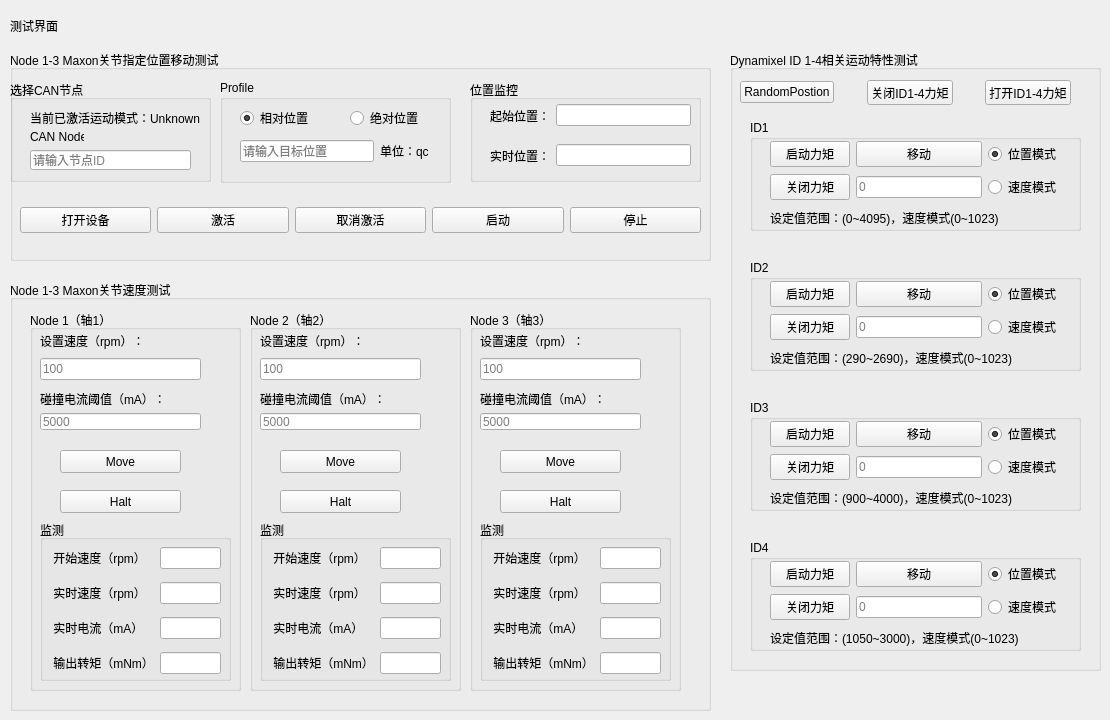
    <widget class="QWidget" name="Test_Page">
     <widget class="QLabel" name="label_13">
      <property name="geometry">
       <rect>
        <x>10</x>
        <y>20</y>
        <width>54</width>
        <height>12</height>
       </rect>
      </property>
      <property name="text">
       <string>测试界面</string>
      </property>
     </widget>
     <widget class="QGroupBox" name="groupBox_4">
      <property name="geometry">
       <rect>
        <x>730</x>
        <y>50</y>
        <width>371</width>
        <height>621</height>
       </rect>
      </property>
      <property name="title">
       <string>Dynamixel ID 1-4相关运动特性测试</string>
      </property>
      <widget class="QGroupBox" name="groupBox_23">
       <property name="geometry">
        <rect>
         <x>20</x>
         <y>70</y>
         <width>331</width>
         <height>111</height>
        </rect>
       </property>
       <property name="title">
        <string>ID1</string>
       </property>
       <widget class="QLabel" name="label_80">
        <property name="geometry">
         <rect>
          <x>20</x>
          <y>90</y>
          <width>251</width>
          <height>16</height>
         </rect>
        </property>
        <property name="text">
         <string>设定值范围：(0~4095)，速度模式(0~1023)</string>
        </property>
       </widget>
       <widget class="QWidget" name="layoutWidget">
        <property name="geometry">
         <rect>
          <x>20</x>
          <y>20</y>
          <width>291</width>
          <height>61</height>
         </rect>
        </property>
        <layout class="QGridLayout" name="gridLayout_13">
         <item row="0" column="0">
          <widget class="QPushButton" name="ID1TorgueEnable">
           <property name="text">
            <string>启动力矩</string>
           </property>
          </widget>
         </item>
         <item row="0" column="1">
          <widget class="QPushButton" name="ID1Move">
           <property name="text">
            <string>移动</string>
           </property>
          </widget>
         </item>
         <item row="0" column="2">
          <widget class="QRadioButton" name="ID1PosMode">
           <property name="text">
            <string>位置模式</string>
           </property>
           <property name="checked">
            <bool>true</bool>
           </property>
          </widget>
         </item>
         <item row="1" column="1">
          <widget class="QLineEdit" name="ID1PosValue">
           <property name="placeholderText">
            <string>0</string>
           </property>
          </widget>
         </item>
         <item row="1" column="2">
          <widget class="QRadioButton" name="ID1VelocityMode">
           <property name="text">
            <string>速度模式</string>
           </property>
          </widget>
         </item>
         <item row="1" column="0">
          <widget class="QPushButton" name="ID1TorgueDisable">
           <property name="text">
            <string>关闭力矩</string>
           </property>
          </widget>
         </item>
        </layout>
       </widget>
      </widget>
      <widget class="QGroupBox" name="groupBox_24">
       <property name="geometry">
        <rect>
         <x>20</x>
         <y>210</y>
         <width>331</width>
         <height>111</height>
        </rect>
       </property>
       <property name="title">
        <string>ID2</string>
       </property>
       <widget class="QWidget" name="layoutWidget_16">
        <property name="geometry">
         <rect>
          <x>20</x>
          <y>20</y>
          <width>291</width>
          <height>61</height>
         </rect>
        </property>
        <layout class="QGridLayout" name="gridLayout_14">
         <item row="0" column="0">
          <widget class="QPushButton" name="ID2TorgueEnable">
           <property name="text">
            <string>启动力矩</string>
           </property>
          </widget>
         </item>
         <item row="0" column="1">
          <widget class="QPushButton" name="ID2Move">
           <property name="text">
            <string>移动</string>
           </property>
          </widget>
         </item>
         <item row="0" column="2">
          <widget class="QRadioButton" name="ID2PosMode">
           <property name="text">
            <string>位置模式</string>
           </property>
           <property name="checked">
            <bool>true</bool>
           </property>
          </widget>
         </item>
         <item row="1" column="1">
          <widget class="QLineEdit" name="ID2PosValue">
           <property name="placeholderText">
            <string>0</string>
           </property>
          </widget>
         </item>
         <item row="1" column="2">
          <widget class="QRadioButton" name="ID2VelocityMode">
           <property name="text">
            <string>速度模式</string>
           </property>
          </widget>
         </item>
         <item row="1" column="0">
          <widget class="QPushButton" name="ID2TorgueDisable">
           <property name="text">
            <string>关闭力矩</string>
           </property>
          </widget>
         </item>
        </layout>
       </widget>
       <widget class="QLabel" name="label_81">
        <property name="geometry">
         <rect>
          <x>20</x>
          <y>90</y>
          <width>251</width>
          <height>16</height>
         </rect>
        </property>
        <property name="text">
         <string>设定值范围：(290~2690)，速度模式(0~1023)</string>
        </property>
       </widget>
      </widget>
      <widget class="QGroupBox" name="groupBox_25">
       <property name="geometry">
        <rect>
         <x>20</x>
         <y>350</y>
         <width>331</width>
         <height>111</height>
        </rect>
       </property>
       <property name="title">
        <string>ID3</string>
       </property>
       <widget class="QWidget" name="layoutWidget_17">
        <property name="geometry">
         <rect>
          <x>20</x>
          <y>20</y>
          <width>291</width>
          <height>61</height>
         </rect>
        </property>
        <layout class="QGridLayout" name="gridLayout_15">
         <item row="0" column="0">
          <widget class="QPushButton" name="ID3TorgueEnable">
           <property name="text">
            <string>启动力矩</string>
           </property>
          </widget>
         </item>
         <item row="0" column="1">
          <widget class="QPushButton" name="ID3Move">
           <property name="text">
            <string>移动</string>
           </property>
          </widget>
         </item>
         <item row="0" column="2">
          <widget class="QRadioButton" name="ID3PosMode">
           <property name="text">
            <string>位置模式</string>
           </property>
           <property name="checked">
            <bool>true</bool>
           </property>
          </widget>
         </item>
         <item row="1" column="1">
          <widget class="QLineEdit" name="ID3PosValue">
           <property name="placeholderText">
            <string>0</string>
           </property>
          </widget>
         </item>
         <item row="1" column="2">
          <widget class="QRadioButton" name="ID3VelocityMode">
           <property name="text">
            <string>速度模式</string>
           </property>
          </widget>
         </item>
         <item row="1" column="0">
          <widget class="QPushButton" name="ID3TorgueDisable">
           <property name="text">
            <string>关闭力矩</string>
           </property>
          </widget>
         </item>
        </layout>
       </widget>
       <widget class="QLabel" name="label_82">
        <property name="geometry">
         <rect>
          <x>20</x>
          <y>90</y>
          <width>251</width>
          <height>16</height>
         </rect>
        </property>
        <property name="text">
         <string>设定值范围：(900~4000)，速度模式(0~1023)</string>
        </property>
       </widget>
      </widget>
      <widget class="QGroupBox" name="groupBox_26">
       <property name="geometry">
        <rect>
         <x>20</x>
         <y>490</y>
         <width>331</width>
         <height>111</height>
        </rect>
       </property>
       <property name="title">
        <string>ID4</string>
       </property>
       <widget class="QWidget" name="layoutWidget_18">
        <property name="geometry">
         <rect>
          <x>20</x>
          <y>20</y>
          <width>291</width>
          <height>61</height>
         </rect>
        </property>
        <layout class="QGridLayout" name="gridLayout_16">
         <item row="0" column="0">
          <widget class="QPushButton" name="ID4TorgueEnable">
           <property name="text">
            <string>启动力矩</string>
           </property>
          </widget>
         </item>
         <item row="0" column="1">
          <widget class="QPushButton" name="ID4Move">
           <property name="text">
            <string>移动</string>
           </property>
          </widget>
         </item>
         <item row="0" column="2">
          <widget class="QRadioButton" name="ID4PosMode">
           <property name="text">
            <string>位置模式</string>
           </property>
           <property name="checked">
            <bool>true</bool>
           </property>
          </widget>
         </item>
         <item row="1" column="1">
          <widget class="QLineEdit" name="ID4PosValue">
           <property name="placeholderText">
            <string>0</string>
           </property>
          </widget>
         </item>
         <item row="1" column="2">
          <widget class="QRadioButton" name="ID4VelocityMode">
           <property name="text">
            <string>速度模式</string>
           </property>
          </widget>
         </item>
         <item row="1" column="0">
          <widget class="QPushButton" name="ID4TorgueDisable">
           <property name="text">
            <string>关闭力矩</string>
           </property>
          </widget>
         </item>
        </layout>
       </widget>
       <widget class="QLabel" name="label_83">
        <property name="geometry">
         <rect>
          <x>20</x>
          <y>90</y>
          <width>261</width>
          <height>16</height>
         </rect>
        </property>
        <property name="text">
         <string>设定值范围：(1050~3000)，速度模式(0~1023)</string>
        </property>
       </widget>
      </widget>
      <widget class="QWidget" name="layoutWidget">
       <property name="geometry">
        <rect>
         <x>10</x>
         <y>30</y>
         <width>331</width>
         <height>25</height>
        </rect>
       </property>
       <layout class="QHBoxLayout" name="horizontalLayout_4">
        <item>
         <widget class="QPushButton" name="MoveButton">
          <property name="text">
           <string>RandomPostion</string>
          </property>
         </widget>
        </item>
        <item>
         <spacer name="horizontalSpacer_6">
          <property name="orientation">
           <enum>Qt::Horizontal</enum>
          </property>
          <property name="sizeHint" stdset="0">
           <size>
            <width>18</width>
            <height>20</height>
           </size>
          </property>
         </spacer>
        </item>
        <item>
         <widget class="QPushButton" name="disableTorque">
          <property name="text">
           <string>关闭ID1-4力矩</string>
          </property>
         </widget>
        </item>
        <item>
         <spacer name="horizontalSpacer_7">
          <property name="orientation">
           <enum>Qt::Horizontal</enum>
          </property>
          <property name="sizeHint" stdset="0">
           <size>
            <width>13</width>
            <height>20</height>
           </size>
          </property>
         </spacer>
        </item>
        <item>
         <widget class="QPushButton" name="enableTorque">
          <property name="text">
           <string>打开ID1-4力矩</string>
          </property>
         </widget>
        </item>
       </layout>
      </widget>
     </widget>
     <widget class="QGroupBox" name="groupBox_32">
      <property name="geometry">
       <rect>
        <x>10</x>
        <y>50</y>
        <width>701</width>
        <height>211</height>
       </rect>
      </property>
      <property name="title">
       <string>Node 1-3 Maxon关节指定位置移动测试</string>
      </property>
      <widget class="QGroupBox" name="groupBox">
       <property name="geometry">
        <rect>
         <x>0</x>
         <y>30</y>
         <width>201</width>
         <height>102</height>
        </rect>
       </property>
       <property name="title">
        <string>选择CAN节点</string>
       </property>
       <widget class="QLabel" name="label_2">
        <property name="geometry">
         <rect>
          <x>20</x>
          <y>30</y>
          <width>241</width>
          <height>16</height>
         </rect>
        </property>
        <property name="text">
         <string>当前已激活运动模式：Unknown</string>
        </property>
       </widget>
       <widget class="QLabel" name="label_3">
        <property name="geometry">
         <rect>
          <x>20</x>
          <y>50</y>
          <width>54</width>
          <height>12</height>
         </rect>
        </property>
        <property name="text">
         <string>CAN Node：</string>
        </property>
       </widget>
       <widget class="QLineEdit" name="IDEdit">
        <property name="geometry">
         <rect>
          <x>20</x>
          <y>70</y>
          <width>161</width>
          <height>20</height>
         </rect>
        </property>
        <property name="placeholderText">
         <string>请输入节点ID</string>
        </property>
       </widget>
      </widget>
      <widget class="QGroupBox" name="groupBox_2">
       <property name="geometry">
        <rect>
         <x>210</x>
         <y>30</y>
         <width>231</width>
         <height>103</height>
        </rect>
       </property>
       <property name="title">
        <string>Profile</string>
       </property>
       <widget class="QRadioButton" name="Relative">
        <property name="geometry">
         <rect>
          <x>20</x>
          <y>30</y>
          <width>89</width>
          <height>16</height>
         </rect>
        </property>
        <property name="text">
         <string>相对位置</string>
        </property>
        <property name="checked">
         <bool>true</bool>
        </property>
       </widget>
       <widget class="QRadioButton" name="Absolute">
        <property name="geometry">
         <rect>
          <x>130</x>
          <y>30</y>
          <width>89</width>
          <height>16</height>
         </rect>
        </property>
        <property name="text">
         <string>绝对位置</string>
        </property>
       </widget>
       <widget class="QWidget" name="layoutWidget">
        <property name="geometry">
         <rect>
          <x>20</x>
          <y>60</y>
          <width>189</width>
          <height>22</height>
         </rect>
        </property>
        <layout class="QHBoxLayout" name="horizontalLayout_9">
         <item>
          <widget class="QLineEdit" name="TargetEdit">
           <property name="placeholderText">
            <string>请输入目标位置</string>
           </property>
          </widget>
         </item>
         <item>
          <widget class="QLabel" name="label_4">
           <property name="text">
            <string>单位：qc</string>
           </property>
          </widget>
         </item>
        </layout>
       </widget>
      </widget>
      <widget class="QGroupBox" name="groupBox_3">
       <property name="geometry">
        <rect>
         <x>460</x>
         <y>30</y>
         <width>231</width>
         <height>102</height>
        </rect>
       </property>
       <property name="title">
        <string>位置监控</string>
       </property>
       <widget class="QWidget" name="layoutWidget">
        <property name="geometry">
         <rect>
          <x>20</x>
          <y>60</y>
          <width>201</width>
          <height>31</height>
         </rect>
        </property>
        <layout class="QHBoxLayout" name="horizontalLayout_6">
         <item>
          <widget class="QLabel" name="label_6">
           <property name="text">
            <string>实时位置：</string>
           </property>
          </widget>
         </item>
         <item>
          <widget class="QLineEdit" name="ActualEdit">
           <property name="readOnly">
            <bool>true</bool>
           </property>
          </widget>
         </item>
        </layout>
       </widget>
       <widget class="QWidget" name="layoutWidget">
        <property name="geometry">
         <rect>
          <x>20</x>
          <y>20</y>
          <width>201</width>
          <height>31</height>
         </rect>
        </property>
        <layout class="QHBoxLayout" name="horizontalLayout_7">
         <item>
          <widget class="QLabel" name="label_5">
           <property name="text">
            <string>起始位置：</string>
           </property>
          </widget>
         </item>
         <item>
          <widget class="QLineEdit" name="StartEdit">
           <property name="readOnly">
            <bool>true</bool>
           </property>
          </widget>
         </item>
        </layout>
       </widget>
      </widget>
      <widget class="QWidget" name="layoutWidget">
       <property name="geometry">
        <rect>
         <x>10</x>
         <y>140</y>
         <width>681</width>
         <height>61</height>
        </rect>
       </property>
       <layout class="QHBoxLayout" name="horizontalLayout_8">
        <item>
         <widget class="QPushButton" name="Setting">
          <property name="text">
           <string>打开设备</string>
          </property>
         </widget>
        </item>
        <item>
         <widget class="QPushButton" name="Enable">
          <property name="text">
           <string>激活</string>
          </property>
         </widget>
        </item>
        <item>
         <widget class="QPushButton" name="Disable">
          <property name="text">
           <string>取消激活</string>
          </property>
         </widget>
        </item>
        <item>
         <widget class="QPushButton" name="Move">
          <property name="text">
           <string>启动</string>
          </property>
         </widget>
        </item>
        <item>
         <widget class="QPushButton" name="Halt">
          <property name="text">
           <string>停止</string>
          </property>
         </widget>
        </item>
       </layout>
      </widget>
     </widget>
     <widget class="QGroupBox" name="groupBox_16">
      <property name="geometry">
       <rect>
        <x>10</x>
        <y>280</y>
        <width>701</width>
        <height>431</height>
       </rect>
      </property>
      <property name="title">
       <string>Node 1-3 Maxon关节速度测试</string>
      </property>
      <widget class="QGroupBox" name="groupBox_17">
       <property name="geometry">
        <rect>
         <x>20</x>
         <y>30</y>
         <width>211</width>
         <height>381</height>
        </rect>
       </property>
       <property name="title">
        <string>Node 1（轴1）</string>
       </property>
       <widget class="QPushButton" name="SpeedMove1">
        <property name="geometry">
         <rect>
          <x>30</x>
          <y>140</y>
          <width>121</width>
          <height>23</height>
         </rect>
        </property>
        <property name="text">
         <string>Move</string>
        </property>
       </widget>
       <widget class="QPushButton" name="SpeedHalf1">
        <property name="geometry">
         <rect>
          <x>30</x>
          <y>180</y>
          <width>121</width>
          <height>23</height>
         </rect>
        </property>
        <property name="text">
         <string>Halt</string>
        </property>
       </widget>
       <widget class="QGroupBox" name="groupBox_18">
        <property name="geometry">
         <rect>
          <x>10</x>
          <y>210</y>
          <width>191</width>
          <height>161</height>
         </rect>
        </property>
        <property name="title">
         <string>监测</string>
        </property>
        <widget class="QWidget" name="layoutWidget">
         <property name="geometry">
          <rect>
           <x>10</x>
           <y>20</y>
           <width>171</width>
           <height>141</height>
          </rect>
         </property>
         <layout class="QGridLayout" name="gridLayout_2">
          <item row="0" column="0">
           <widget class="QLabel" name="label_24">
            <property name="text">
             <string> 开始速度（rpm）</string>
            </property>
           </widget>
          </item>
          <item row="0" column="1">
           <widget class="QLineEdit" name="SpeedBegin1">
            <property name="readOnly">
             <bool>true</bool>
            </property>
           </widget>
          </item>
          <item row="1" column="0">
           <widget class="QLabel" name="label_25">
            <property name="text">
             <string> 实时速度（rpm）</string>
            </property>
           </widget>
          </item>
          <item row="1" column="1">
           <widget class="QLineEdit" name="SpeedActual1">
            <property name="readOnly">
             <bool>true</bool>
            </property>
           </widget>
          </item>
          <item row="2" column="0">
           <widget class="QLabel" name="label_26">
            <property name="text">
             <string> 实时电流（mA）</string>
            </property>
           </widget>
          </item>
          <item row="2" column="1">
           <widget class="QLineEdit" name="CurrentActual1">
            <property name="readOnly">
             <bool>true</bool>
            </property>
           </widget>
          </item>
          <item row="3" column="0">
           <widget class="QLabel" name="label_27">
            <property name="text">
             <string> 输出转矩（mNm）</string>
            </property>
           </widget>
          </item>
          <item row="3" column="1">
           <widget class="QLineEdit" name="SpeedTorgue1">
            <property name="readOnly">
             <bool>true</bool>
            </property>
           </widget>
          </item>
         </layout>
        </widget>
       </widget>
       <widget class="QWidget" name="layoutWidget">
        <property name="geometry">
         <rect>
          <x>10</x>
          <y>19</y>
          <width>161</width>
          <height>51</height>
         </rect>
        </property>
        <layout class="QVBoxLayout" name="verticalLayout">
         <item>
          <widget class="QLabel" name="label">
           <property name="text">
            <string>设置速度（rpm）：</string>
           </property>
          </widget>
         </item>
         <item>
          <widget class="QLineEdit" name="SpeedNode1">
           <property name="placeholderText">
            <string>100</string>
           </property>
          </widget>
         </item>
        </layout>
       </widget>
       <widget class="QWidget" name="layoutWidget">
        <property name="geometry">
         <rect>
          <x>10</x>
          <y>80</y>
          <width>161</width>
          <height>40</height>
         </rect>
        </property>
        <layout class="QVBoxLayout" name="verticalLayout_2">
         <item>
          <widget class="QLabel" name="label_23">
           <property name="text">
            <string>碰撞电流阈值（mA）：</string>
           </property>
          </widget>
         </item>
         <item>
          <widget class="QLineEdit" name="CurrentThreshold1">
           <property name="placeholderText">
            <string>5000</string>
           </property>
          </widget>
         </item>
        </layout>
       </widget>
      </widget>
      <widget class="QGroupBox" name="groupBox_19">
       <property name="geometry">
        <rect>
         <x>240</x>
         <y>30</y>
         <width>211</width>
         <height>381</height>
        </rect>
       </property>
       <property name="title">
        <string>Node 2（轴2）</string>
       </property>
       <widget class="QPushButton" name="SpeedMove2">
        <property name="geometry">
         <rect>
          <x>30</x>
          <y>140</y>
          <width>121</width>
          <height>23</height>
         </rect>
        </property>
        <property name="text">
         <string>Move</string>
        </property>
       </widget>
       <widget class="QPushButton" name="SpeedHalf2">
        <property name="geometry">
         <rect>
          <x>30</x>
          <y>180</y>
          <width>121</width>
          <height>23</height>
         </rect>
        </property>
        <property name="text">
         <string>Halt</string>
        </property>
       </widget>
       <widget class="QGroupBox" name="groupBox_20">
        <property name="geometry">
         <rect>
          <x>10</x>
          <y>210</y>
          <width>191</width>
          <height>161</height>
         </rect>
        </property>
        <property name="title">
         <string>监测</string>
        </property>
        <widget class="QWidget" name="layoutWidget_2">
         <property name="geometry">
          <rect>
           <x>10</x>
           <y>20</y>
           <width>171</width>
           <height>141</height>
          </rect>
         </property>
         <layout class="QGridLayout" name="gridLayout_3">
          <item row="0" column="0">
           <widget class="QLabel" name="label_28">
            <property name="text">
             <string> 开始速度（rpm）</string>
            </property>
           </widget>
          </item>
          <item row="0" column="1">
           <widget class="QLineEdit" name="SpeedBegin2">
            <property name="readOnly">
             <bool>true</bool>
            </property>
           </widget>
          </item>
          <item row="1" column="0">
           <widget class="QLabel" name="label_29">
            <property name="text">
             <string> 实时速度（rpm）</string>
            </property>
           </widget>
          </item>
          <item row="1" column="1">
           <widget class="QLineEdit" name="SpeedActual2">
            <property name="readOnly">
             <bool>true</bool>
            </property>
           </widget>
          </item>
          <item row="2" column="0">
           <widget class="QLabel" name="label_30">
            <property name="text">
             <string> 实时电流（mA）</string>
            </property>
           </widget>
          </item>
          <item row="2" column="1">
           <widget class="QLineEdit" name="CurrentActual2">
            <property name="readOnly">
             <bool>true</bool>
            </property>
           </widget>
          </item>
          <item row="3" column="0">
           <widget class="QLabel" name="label_31">
            <property name="text">
             <string> 输出转矩（mNm）</string>
            </property>
           </widget>
          </item>
          <item row="3" column="1">
           <widget class="QLineEdit" name="SpeedTorgue2">
            <property name="readOnly">
             <bool>true</bool>
            </property>
           </widget>
          </item>
         </layout>
        </widget>
       </widget>
       <widget class="QWidget" name="layoutWidget_3">
        <property name="geometry">
         <rect>
          <x>10</x>
          <y>19</y>
          <width>161</width>
          <height>51</height>
         </rect>
        </property>
        <layout class="QVBoxLayout" name="verticalLayout_12">
         <item>
          <widget class="QLabel" name="label_32">
           <property name="text">
            <string>设置速度（rpm）：</string>
           </property>
          </widget>
         </item>
         <item>
          <widget class="QLineEdit" name="SpeedNode2">
           <property name="placeholderText">
            <string>100</string>
           </property>
          </widget>
         </item>
        </layout>
       </widget>
       <widget class="QWidget" name="layoutWidget_4">
        <property name="geometry">
         <rect>
          <x>10</x>
          <y>80</y>
          <width>161</width>
          <height>40</height>
         </rect>
        </property>
        <layout class="QVBoxLayout" name="verticalLayout_13">
         <item>
          <widget class="QLabel" name="label_33">
           <property name="text">
            <string>碰撞电流阈值（mA）：</string>
           </property>
          </widget>
         </item>
         <item>
          <widget class="QLineEdit" name="CurrentThreshold2">
           <property name="placeholderText">
            <string>5000</string>
           </property>
          </widget>
         </item>
        </layout>
       </widget>
      </widget>
      <widget class="QGroupBox" name="groupBox_21">
       <property name="geometry">
        <rect>
         <x>460</x>
         <y>30</y>
         <width>211</width>
         <height>381</height>
        </rect>
       </property>
       <property name="title">
        <string>Node 3（轴3）</string>
       </property>
       <widget class="QPushButton" name="SpeedMove3">
        <property name="geometry">
         <rect>
          <x>30</x>
          <y>140</y>
          <width>121</width>
          <height>23</height>
         </rect>
        </property>
        <property name="text">
         <string>Move</string>
        </property>
       </widget>
       <widget class="QPushButton" name="SpeedHalf3">
        <property name="geometry">
         <rect>
          <x>30</x>
          <y>180</y>
          <width>121</width>
          <height>23</height>
         </rect>
        </property>
        <property name="text">
         <string>Halt</string>
        </property>
       </widget>
       <widget class="QGroupBox" name="groupBox_22">
        <property name="geometry">
         <rect>
          <x>10</x>
          <y>210</y>
          <width>191</width>
          <height>161</height>
         </rect>
        </property>
        <property name="title">
         <string>监测</string>
        </property>
        <widget class="QWidget" name="layoutWidget_5">
         <property name="geometry">
          <rect>
           <x>10</x>
           <y>20</y>
           <width>171</width>
           <height>141</height>
          </rect>
         </property>
         <layout class="QGridLayout" name="gridLayout_4">
          <item row="0" column="0">
           <widget class="QLabel" name="label_34">
            <property name="text">
             <string> 开始速度（rpm）</string>
            </property>
           </widget>
          </item>
          <item row="0" column="1">
           <widget class="QLineEdit" name="SpeedBegin3">
            <property name="readOnly">
             <bool>true</bool>
            </property>
           </widget>
          </item>
          <item row="1" column="0">
           <widget class="QLabel" name="label_35">
            <property name="text">
             <string> 实时速度（rpm）</string>
            </property>
           </widget>
          </item>
          <item row="1" column="1">
           <widget class="QLineEdit" name="SpeedActual3">
            <property name="readOnly">
             <bool>true</bool>
            </property>
           </widget>
          </item>
          <item row="2" column="0">
           <widget class="QLabel" name="label_36">
            <property name="text">
             <string> 实时电流（mA）</string>
            </property>
           </widget>
          </item>
          <item row="2" column="1">
           <widget class="QLineEdit" name="CurrentActual3">
            <property name="readOnly">
             <bool>true</bool>
            </property>
           </widget>
          </item>
          <item row="3" column="0">
           <widget class="QLabel" name="label_37">
            <property name="text">
             <string> 输出转矩（mNm）</string>
            </property>
           </widget>
          </item>
          <item row="3" column="1">
           <widget class="QLineEdit" name="SpeedTorgue3">
            <property name="readOnly">
             <bool>true</bool>
            </property>
           </widget>
          </item>
         </layout>
        </widget>
       </widget>
       <widget class="QWidget" name="layoutWidget_6">
        <property name="geometry">
         <rect>
          <x>10</x>
          <y>19</y>
          <width>161</width>
          <height>51</height>
         </rect>
        </property>
        <layout class="QVBoxLayout" name="verticalLayout_14">
         <item>
          <widget class="QLabel" name="label_38">
           <property name="text">
            <string>设置速度（rpm）：</string>
           </property>
          </widget>
         </item>
         <item>
          <widget class="QLineEdit" name="SpeedNode3">
           <property name="placeholderText">
            <string>100</string>
           </property>
          </widget>
         </item>
        </layout>
       </widget>
       <widget class="QWidget" name="layoutWidget_7">
        <property name="geometry">
         <rect>
          <x>10</x>
          <y>80</y>
          <width>161</width>
          <height>40</height>
         </rect>
        </property>
        <layout class="QVBoxLayout" name="verticalLayout_15">
         <item>
          <widget class="QLabel" name="label_39">
           <property name="text">
            <string>碰撞电流阈值（mA）：</string>
           </property>
          </widget>
         </item>
         <item>
          <widget class="QLineEdit" name="CurrentThreshold3">
           <property name="placeholderText">
            <string>5000</string>
           </property>
          </widget>
         </item>
        </layout>
       </widget>
      </widget>
     </widget>
    </widget>
